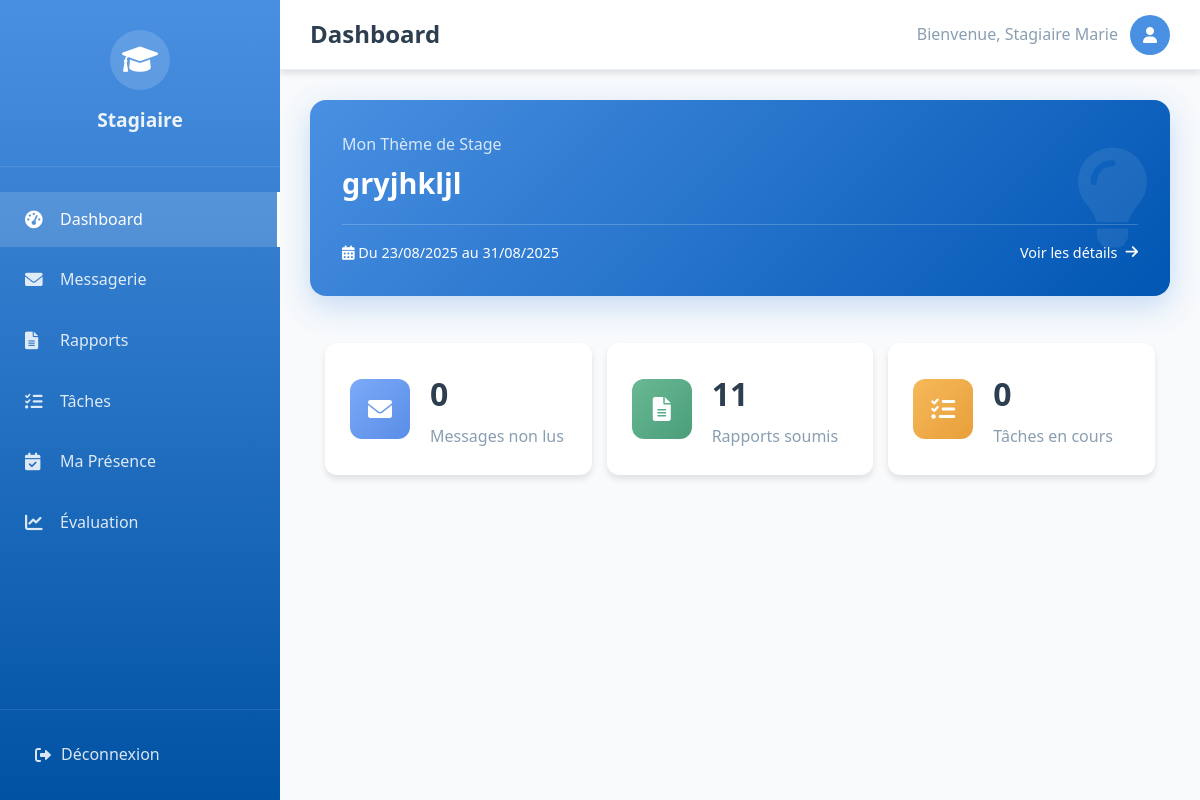
The page /dashboardStagiaire.php (signed in) on the database as committed earlier.
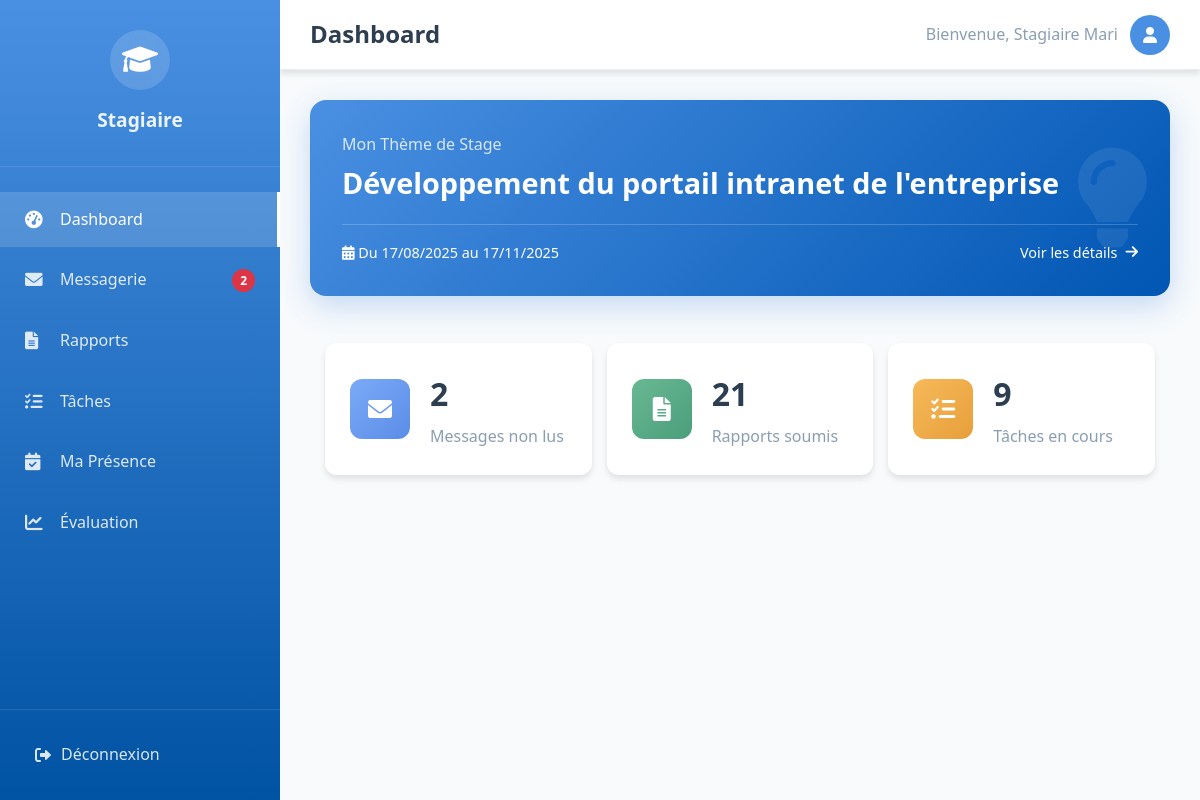
The same page on the database as committed later.
### tables this page shows
CREATE TABLE `themes` (
  `id` int(11) NOT NULL,
  `encadreur_id` int(11) NOT NULL,
  `stagiaire_id` int(11) DEFAULT NULL,
  `titre` varchar(255) NOT NULL,
  `description` text DEFAULT NULL,
  `filiere` varchar(100) DEFAULT NULL,
  `date_debut` date DEFAULT NULL,
  `date_fin` date DEFAULT NULL
);

### classes/Database.php (called while the page is built, shortened)
<?php
class Database {
    private static $instance = null;
    private static $connection = null;
    private static $host = "localhost";
    private static $username = "root";
    private static $password = "";
    private static $database = "gestion_stagiaires";
    private static $port = 3307;
    public static function getInstance() {
        if (self::$instance === null) {
            self::$instance = new self();
        }
        return self::$instance;
    }
    public static function getConnection() {
        if (self::$connection === null) {
            self::$connection = new mysqli(
                self::$host,
                self::$username,
                self::$password,
                self::$database,
                self::$port
            );
            self::$connection->set_charset("utf8");
        }
        return self::$connection;
    }
}

### classes/Theme.php (called while the page is built, shortened)
<?php
require_once 'Database.php';
class Theme {
    private $conn;
    public function __construct() {
        $this->conn = Database::getConnection();
    }
    public function getThemeByStagiaire($stagiaire_id) {
        $sql = "SELECT * FROM themes WHERE stagiaire_id = ?";
        $stmt = $this->conn->prepare($sql);
        $stmt->bind_param("i", $stagiaire_id);
        $stmt->execute();
        return $stmt->get_result()->fetch_assoc();
    }
}

### classes/Message.php (called while the page is built, shortened)
<?php
require_once __DIR__ . '/Database.php';
class Message {
    private $conn;
    private $user_id;
    public function __construct($user_id) {
        $this->conn = Database::getConnection();
        $this->user_id = $user_id;
    }
    public function compterNonLus() {
        $sql = "SELECT COUNT(*) as count FROM messages WHERE destinataire_id = ? AND lu = 0";
        $stmt = $this->conn->prepare($sql);
        $stmt->bind_param("i", $this->user_id);
        $stmt->execute();
        $result = $stmt->get_result()->fetch_assoc();
        return (int)$result['count'];
    }
}

### classes/Rapport.php (called while the page is built, shortened)
<?php
require_once __DIR__ . '/Database.php';
require_once __DIR__ . '/Message.php';
class Rapport {
    private $conn;
    private $stagiaire_id;
    public function __construct($stagiaire_id) {
        $this->conn = Database::getConnection();
        $this->stagiaire_id = $stagiaire_id;
    }
     public function getTousRapports($filtre = 'all', $recherche = '') {
        $sql = "SELECT r.*, u.nom AS enc_nom, u.prenom AS enc_prenom, t.titre AS tache_titre
                FROM rapports r
                LEFT JOIN stagiaire s ON r.stagiaire_id = s.id_utilisateur
                LEFT JOIN utilisateurs u ON s.encadreur_id = u.id
                LEFT JOIN taches t ON r.tache_id = t.id
                WHERE r.stagiaire_id = ?";
        $params = [$this->stagiaire_id];
        $types = "i";
        $sql .= " ORDER BY r.date_soumission DESC";
        $stmt = $this->conn->prepare($sql);
        $stmt->bind_param($types, ...$params);
        if (!$stmt->execute()) {
            error_log("Erreur exécution requête getTousRapports: " . $stmt->error);
            return new mysqli_result($this->conn);
        }
        return $stmt->get_result();
    }
}

### dashboardStagiaire.php (the view, shortened to what the changed rows need)
<?php
require_once 'classes/Database.php';
require_once 'classes/Message.php';
require_once 'classes/Rapport.php';
require_once 'classes/Theme.php';
$conn = Database::getConnection();
$user_id = $_SESSION['user_id'];
$nom_complet = $_SESSION['prenom'] . ' ' . $_SESSION['nom'];
$message = new Message($user_id);
$rapport = new Rapport($user_id);
$theme = new Theme();
$theme_stagiaire = $theme->getThemeByStagiaire($user_id);
$nb_messages_non_lus = $message->compterNonLus();
$rapports_recents = $rapport->getTousRapports('all', '');
$nb_rapports = $rapports_recents->num_rows;
$nb_taches_en_cours_sql = "SELECT COUNT(*) as count FROM taches WHERE stagiaire_id = ? AND statut IN ('en_attente', 'en_retard')";
$stmt = $conn->prepare($nb_taches_en_cours_sql);
$stmt->bind_param("i", $user_id);
$stmt->execute();
$nb_taches_en_cours = $stmt->get_result()->fetch_assoc()['count'];
$onglet_actif = isset($_GET['tab']) ? $_GET['tab'] : 'dashboard';
?>
<!DOCTYPE html>
<html lang="fr">
<head>
    <link rel="stylesheet" href="css/dashboardStagiaire.css">
    <link href="https://cdnjs.cloudflare.com/ajax/libs/font-awesome/6.0.0/css/all.min.css" rel="stylesheet">
    <link rel="stylesheet" href="css/taches.css">
    <link rel="stylesheet" href="css/themes.css">
    <link rel="stylesheet" href="css/evaluation.css">
    <link rel="stylesheet" href="css/presence.css">
    <link rel="stylesheet" href="css/dashboard-styles.css">
    <link rel="stylesheet" href="css/form.css">
</head>
<body>
    <nav class="sidebar">
        <ul class="sidebar-menu">
            <li class="<?php echo $onglet_actif === 'messagerie' ? 'active' : ''; ?>">
                <a href="?tab=messagerie">
                    <i class="fas fa-envelope"></i><span>Messagerie</span>
                    <?php if ($nb_messages_non_lus > 0): ?><span class="badge"><?php echo $nb_messages_non_lus; ?></span><?php endif; ?>
                </a>
            </li>
        </ul>
    </nav>
    <main class="main-content">
        <header class="main-header">
            <div class="header-left">
                <h1><?php echo ucfirst($onglet_actif); ?></h1>
            </div>
            <div class="header-right">
                <div class="user-info">
                    <span>Bienvenue, <?php echo htmlspecialchars($nom_complet); ?></span>
                    <div class="user-avatar">
                        <i class="fas fa-user"></i>
                    </div>
                </div>
            </div>
        </header>
        <div class="content-area">
            <?php if ($onglet_actif === 'dashboard'): ?>
                <div class="dashboard-content">
                    <?php if ($theme_stagiaire): ?>
                    <div class="theme-stagiaire-container">
                        <div class="theme-stagiaire-card" onclick="ouvrirModalVoirTheme()">
                            <div class="theme-stagiaire-header">
                                Mon Thème de Stage
                            </div>
                            <h2 class="theme-stagiaire-titre">
                                <?php echo htmlspecialchars($theme_stagiaire['titre']); ?>
                            </h2>
                            <div class="theme-stagiaire-footer">
                                <span class="theme-stagiaire-dates">
                                    <i class="fas fa-calendar-alt"></i> Du <?php echo date('d/m/Y', strtotime($theme_stagiaire['date_debut'])); ?> au <?php echo date('d/m/Y', strtotime($theme_stagiaire['date_fin'])); ?>
                                </span>
                                <span class="theme-stagiaire-action">
                                    Voir les détails <i class="fas fa-arrow-right"></i>
                                </span>
                            </div>
                        </div>
                    </div>
                    <?php endif; ?>
                    <div class="stats-grid">
                        <div class="stat-card">
                            <div class="stat-icon">
                                <i class="fas fa-envelope"></i>
                            </div>
                            <div class="stat-info">
                                <h3><?php echo $nb_messages_non_lus; ?></h3>
                                <p>Messages non lus</p>
                            </div>
                        </div>
                        <div class="stat-card">
                            <div class="stat-icon">
                                <i class="fas fa-file-alt"></i>
                            </div>
                            <div class="stat-info">
                                <h3><?php echo $nb_rapports; ?></h3>
                                <p>Rapports soumis</p>
                            </div>
                        </div>
                        <div class="stat-card">
                            <div class="stat-icon">
                                <i class="fas fa-tasks"></i>
                            </div>
                            <div class="stat-info">
                                <h3><?php echo $nb_taches_en_cours; ?></h3>
                                <p>Tâches en cours</p>
                            </div>
                        </div>
                            </div>
                        </div>
                    </div>
<?php elseif ($onglet_actif === 'evaluation'): ?>
    <?php include 'evaluation_view.php'; ?>
<?php endif; ?>
</body>
</html>

Rows that differ between the two databases and show on the page:
no longer on this page (row edited): themes: titre "gryjhkljl", date_debut "23/08/2025", date_fin "31/08/2025"
now on this page (row edited): themes: titre "Développement du portail intranet de l'entreprise", date_debut "17/08/2025", date_fin "17/11/2025"
Other text that changed with them:
$nb_messages_non_lus: (not shown) → "2"
$nom_complet: "Stagiaire Marie" → "Stagiaire Mari"
$nb_messages_non_lus: "0" → "2"
$nb_rapports: "11" → "21"
$nb_taches_en_cours: "0" → "9"
